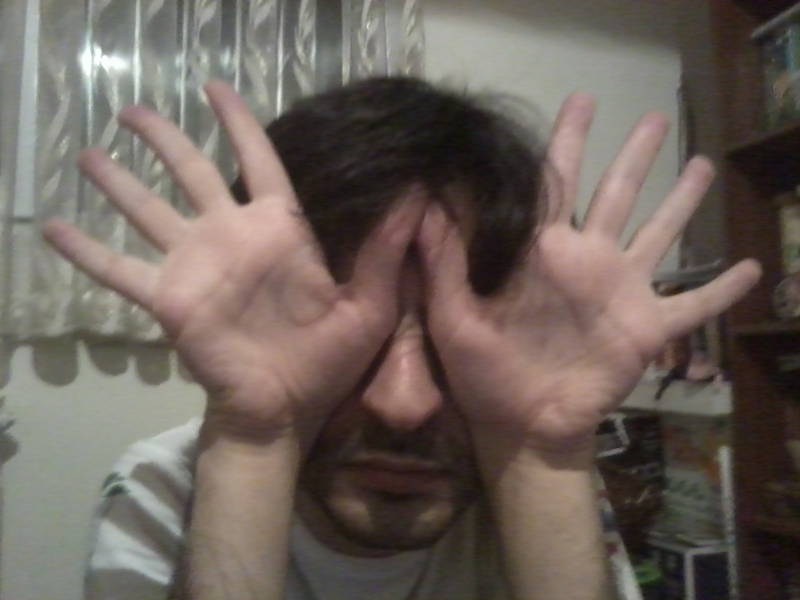
#> input picture a.jpg, 1600 x 1200 px (shown at 1/2 size)
$ python PyramidTest.py
#> lines starting #> are read from the running program, lines starting #| are printed output that depends on the picture; after the words box and inside, x2 and y2 are one past the last pixel; in counts of white or black regions, pixels touching at a corner belong together
# -*- coding: utf-8 -*-
# <nbformat>3.0</nbformat>

# <codecell>

import cv,cv2
import numpy as np

# <codecell>

def get_my_gauss_laplace_list(img, layers=5):
    g_list = []
    l_list = []
    g_list.append(img/255.)
    for i in range(layers):
        g_list.append(cv2.pyrDown(g_list[-1]))

    for i in range(layers):
        l_list.append( g_list[i] - cv2.pyrUp(g_list[i+1]))
    return g_list, l_list

# <codecell>

def reconstruct_image(g_list, l_list):
    r_list = [cv2.pyrUp(g_list[-1])+l_list[-1]]
    for i in range(len(l_list)-1):
        r_list = [cv2.pyrUp(r_list[0])+l_list[-i-2]] + r_list

    return r_list

# <codecell>

def correct_gamma(img, gamma=2.2):
    b = img/255.
    c = b**gamma
    return np.uint8(c*255)

# <codecell>

# [62 lines left out: functions main, main2, not called in this run]

# <codecell>

def main3():
    img1 = cv2.imread('a.jpg')
#> img1 is the input picture: shape (1200, 1600, 3); mean B, G, R 91.1, 98.2, 108.9
    g_list1, l_list1 = get_my_gauss_laplace_list(img1, layers=4)
#> after the loop in get_my_gauss_laplace_list, `for i in range(layers):`: g_list = 5 items
#> after the loop in get_my_gauss_laplace_list, `for i in range(layers):`: l_list = 4 items
#> g_list1 = 5 items; l_list1 = 4 items
    imgTmp = cv2.imread('2.jpg')
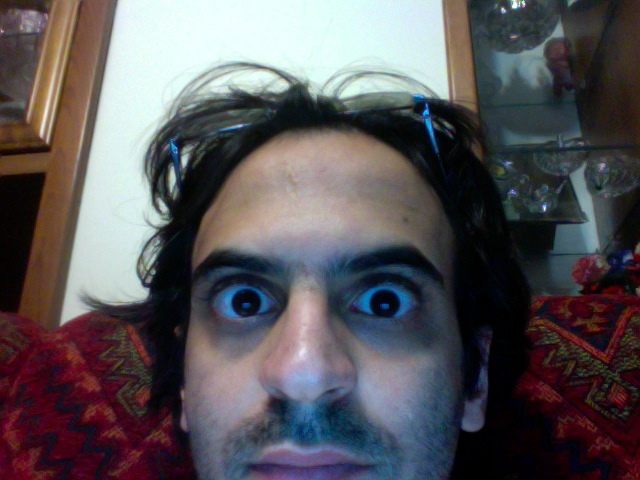
#> input picture 2.jpg, 640 x 480 px
#> imgTmp is the input picture: shape (480, 640, 3); mean B, G, R 89.2, 85.5, 89.4
    img2 = np.copy(img1)
    #left eye
    img2[630-100:682+100,490-100:561+100] = imgTmp[278-100:330+100, 209-100:280+100]
    #right eye
    img2[660-100:705+100,1090-100:1175+100] = imgTmp[273-100:318+100, 345-100:430+100]
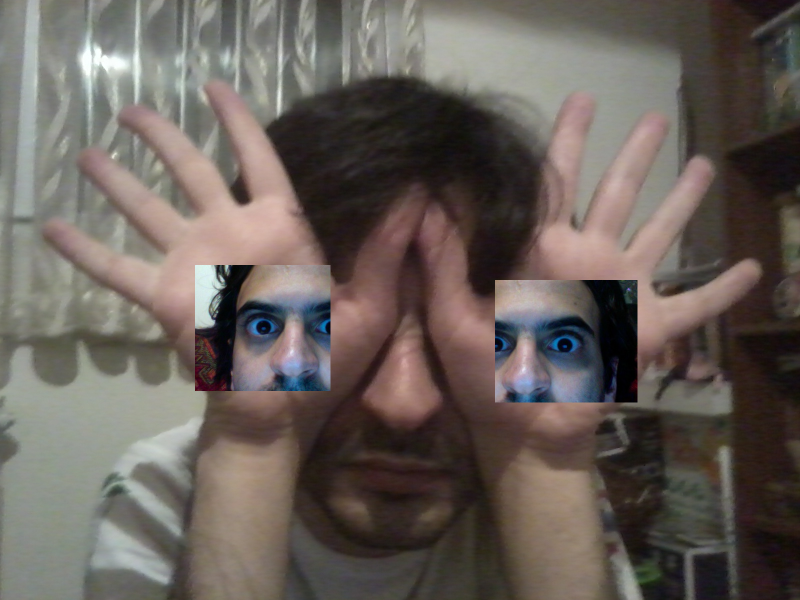
#> img2: shape (1200, 1600, 3) (shown at 1/2 size); mean B, G, R 90.1, 96, 104.5
    g_list2, l_list2 = get_my_gauss_laplace_list(img2, layers=4)
#> g_list2 = 5 items; l_list2 = 4 items
    m2 = np.zeros_like(img1)
    m2[630:682,490:561] = 255
    m2[660:705,1090:1175] = 255
    m1 = 255 - m2
    mg_list1, ml_list1 = get_my_gauss_laplace_list(m1, layers=4)
#> mg_list1 = 5 items; ml_list1 = 4 items
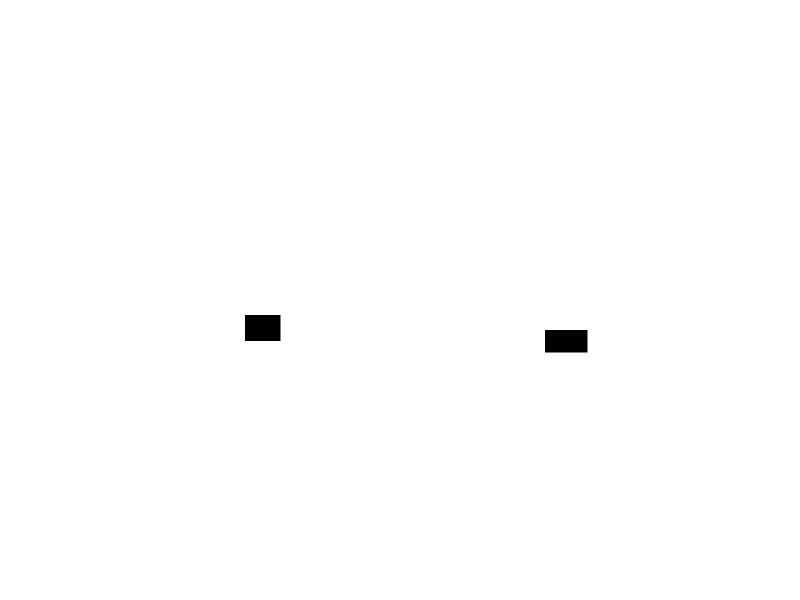
#> m1: shape (1200, 1600, 3) (shown at 1/2 size); 99.6% white; 2 black regions, box (x1, y1, x2, y2) and area: (1090, 660, 1175, 705) 3825, (490, 630, 561, 682) 3692
    mg_list2, ml_list2 = get_my_gauss_laplace_list(m2, layers=4)
#> mg_list2 = 5 items; ml_list2 = 4 items
    lg_1 = []
    lg_2 = []
    l_final = []
    g_final = g_list2
#> g_final = 5 items
    g_final2 = g_list1
#> g_final2 = 5 items
    tr = 0.5
    for i in range(len(l_list1)):
        lg_1.append( l_list1[i] * mg_list1[i] )
        lg_2.append( l_list2[i] * mg_list2[i] )
        l_final.append( tr*lg_1[-1] + (1-tr)*lg_2[-1])
#> this loop made 4 passes
#> after the loop, l_final = 4 items; lg_1 = 4 items; lg_2 = 4 items

    r_list1 = reconstruct_image(g_final, l_final)
#> the loop in reconstruct_image, `for i in range(len(l_list)-1):` made 3 passes
#> r_list1 = 4 items
    r_list2 = reconstruct_image(g_final2, l_final)
#> the loop in reconstruct_image (call 2), `for i in range(len(l_list)-1):` made 3 passes
#> r_list2 = 4 items

#    cv2.imwrite('ar1.jpg',np.uint8(r_list1[0]*255/np.max(r_list1[0])) )
    a = correct_gamma(np.uint8(r_list2[0]*255/np.max(r_list2[0])) )
#> in correct_gamma, `c = b**gamma`:
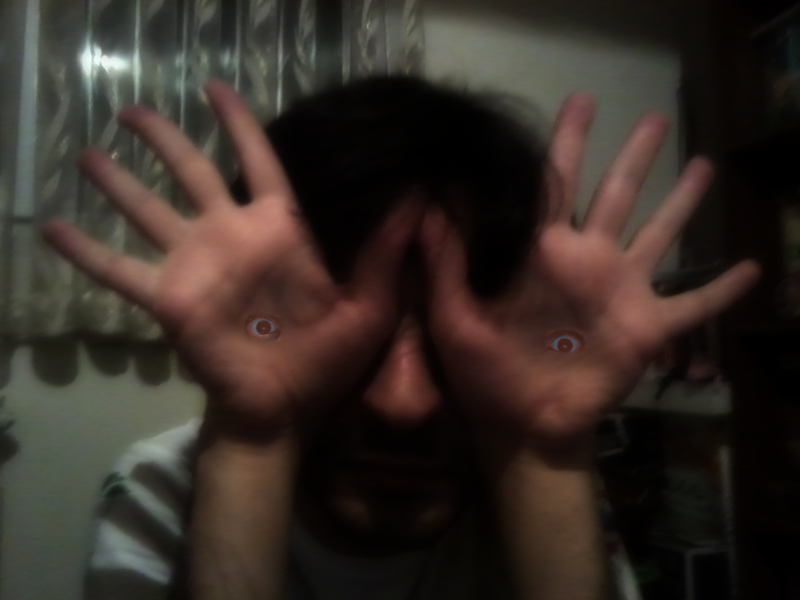
#> c: shape (1200, 1600, 3) float64 (shown at 1/2 size); mean of channels 0, 1, 2 0.151, 0.175, 0.212; drawn as B, G, R
    cv2.imwrite('d.jpg', a)

# <codecell>

main3()

# <codecell>
